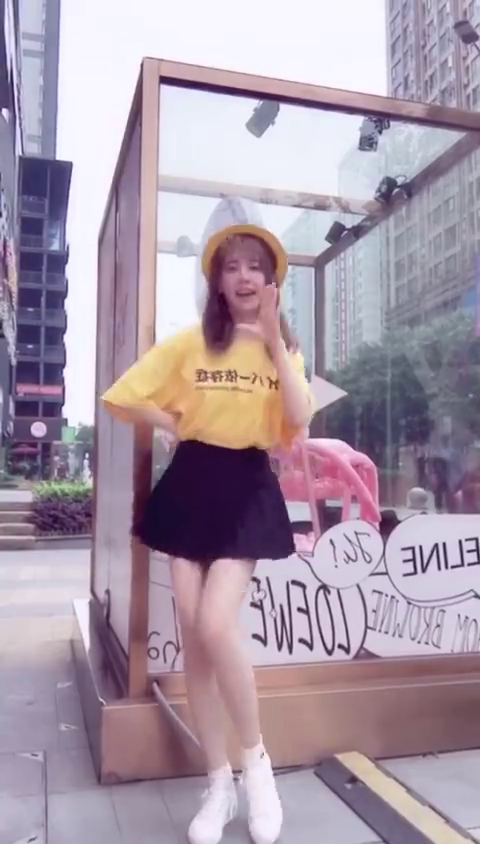
#> input picture frame 104 of 1.mp4, 480 x 844 px
$ python test2.py
#> lines starting #> are read from the running program, lines starting #| are printed output that depends on the picture
import numpy as np
import cv2, sys, time

cap = cv2.VideoCapture('1.mp4')
print('frame is {}/s'.format(cap.get(cv2.CAP_PROP_FPS)))

start = time.time()
count = 0
while(True):
    # capture frame-by-frame
    ret, frame = cap.read()
#> frame is the input picture: shape (844, 480, 3); mean B, G, R 167.8, 152.9, 168.8
    if not ret:
        break

    # operations on the frame come here
    gray = cv2.cvtColor(frame,cv2.COLOR_BGR2GRAY)
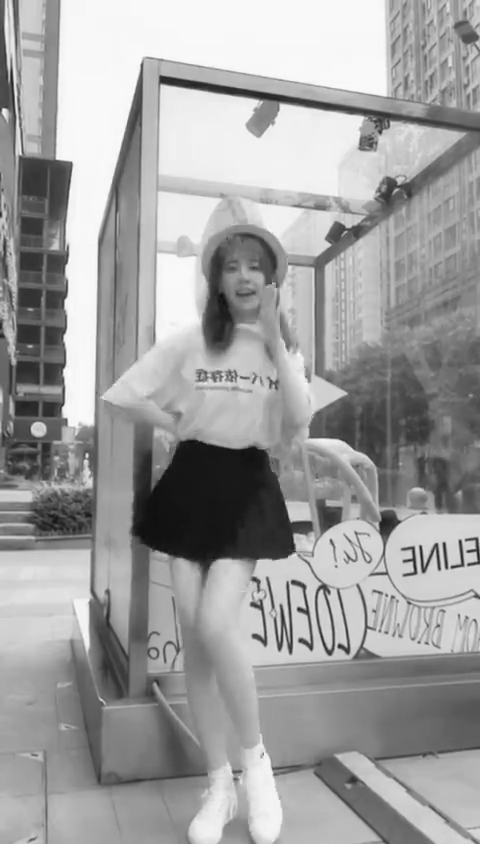
#> gray: shape (844, 480); min 15, max 255, mean 159.3
    count += 1

    # display the resulting frame
    cv2.imshow('frame',gray)
    cv2.waitKey(0)
    break
    if cv2.waitKey(1) & 0xFF == ord('q'):
        break

end = time.time()
print('total frams is {},est time is{}'.format( count,end - start ))
cap.release()
cv2.destroyAllWindows()

$ run again, starting later in the video
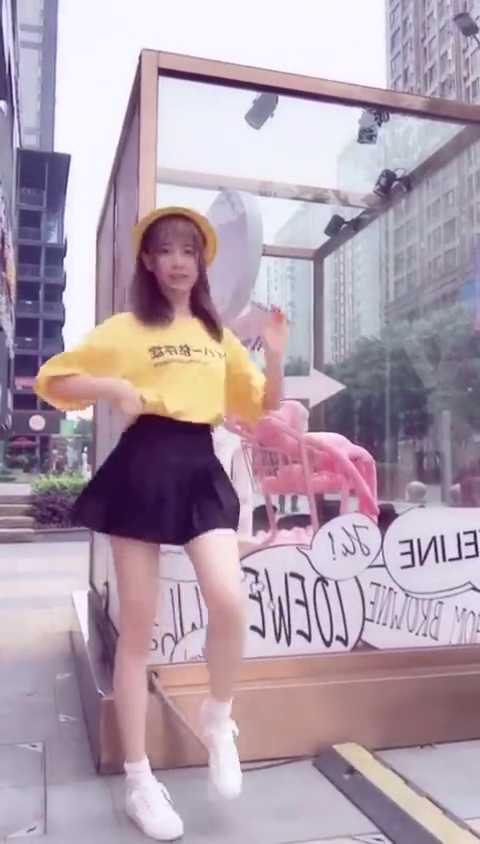
#> input picture frame 468 of 1.mp4, 480 x 844 px
#> frame is the input picture: shape (844, 480, 3); mean B, G, R 172.7, 159, 176.5
#> `gray = cv2.cvtColor(frame,cv2.COLOR_BGR2GRAY)`:
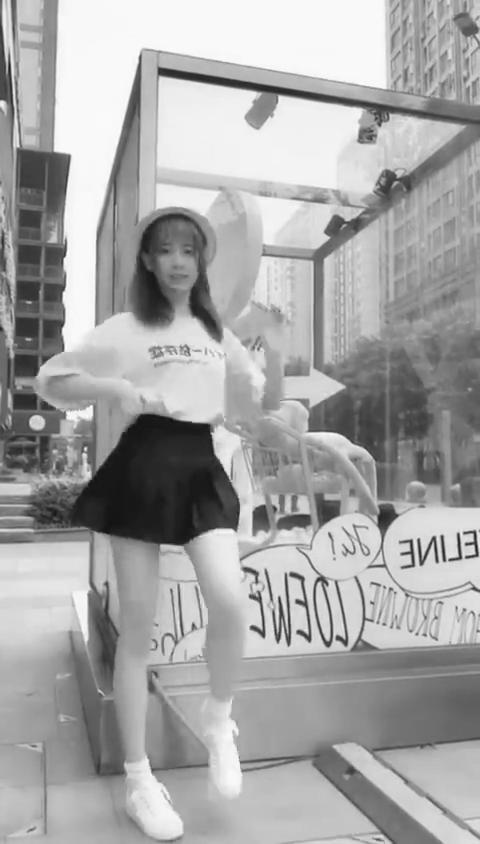
#> gray: shape (844, 480); min 11, max 255, mean 165.8

$ run again, starting later in the video
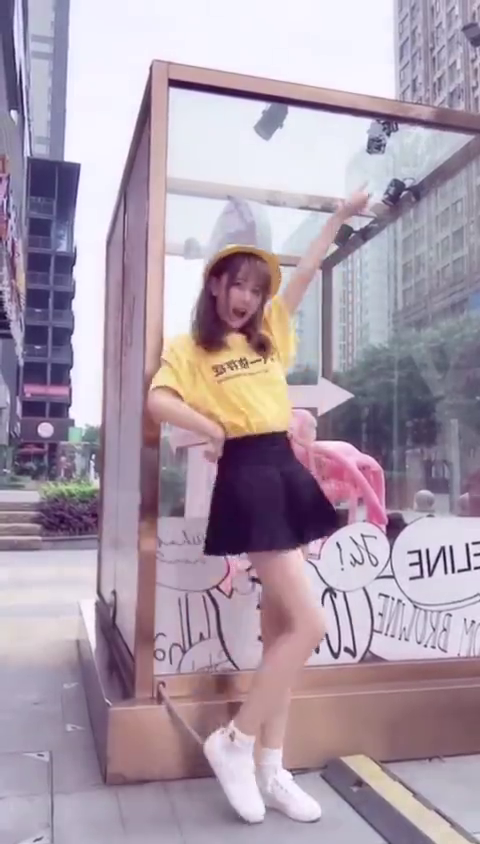
#> input picture frame 832 of 1.mp4, 480 x 844 px
#> frame is the input picture: shape (844, 480, 3); mean B, G, R 170.3, 155.7, 170.9
#> `gray = cv2.cvtColor(frame,cv2.COLOR_BGR2GRAY)`:
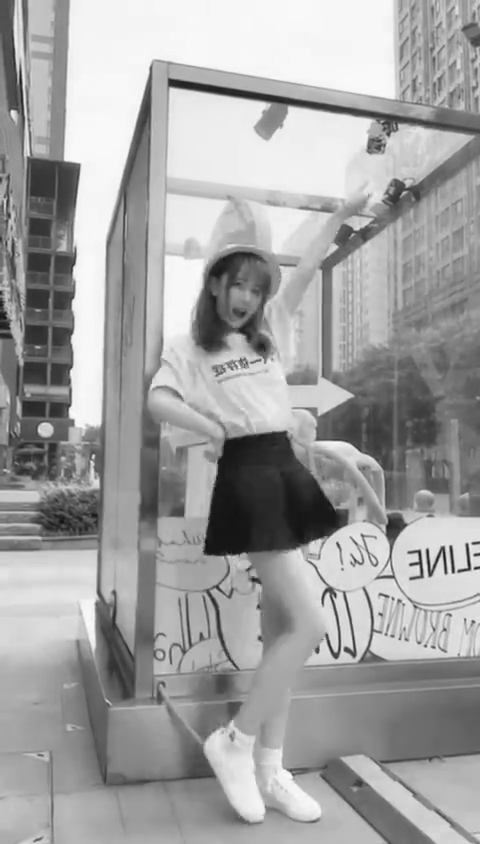
#> gray: shape (844, 480); min 9, max 255, mean 161.9
